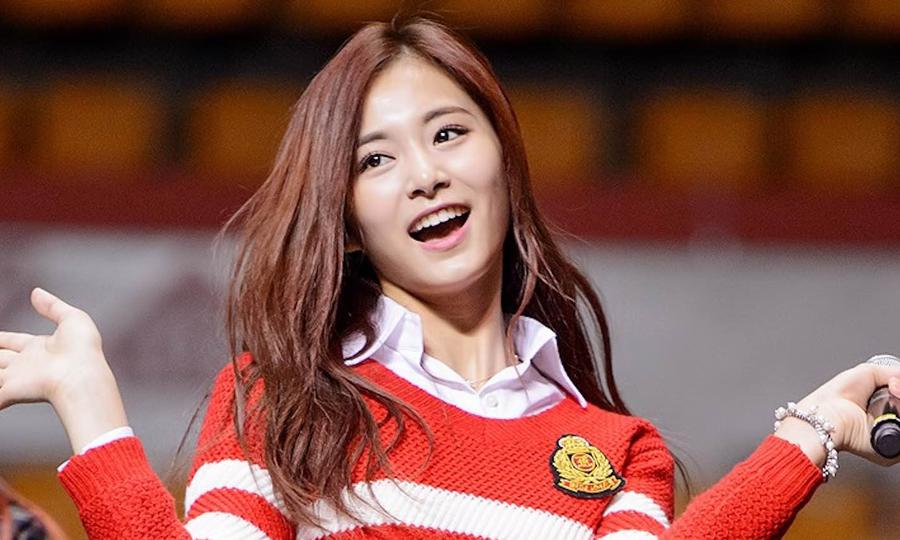
#> input picture resources/image.jpg, 900 x 540 px
$ python image_formatting.py
#> lines starting #> are read from the running program, lines starting #| are printed output that depends on the picture; after the words box and inside, x2 and y2 are one past the last pixel; in counts of white or black regions, pixels touching at a corner belong together
import cv2
import numpy as np

# 5 x 5 arrays of "1"
kernel = np.ones((5, 5), np.uint8)

path = "resources/image.jpg"
img = cv2.imread(path)
#> img is the input picture: shape (540, 900, 3); mean B, G, R 76.9, 85.7, 133
cv2.imshow("Image", img)

# grayscale
imgGray = cv2.cvtColor(img, cv2.COLOR_BGR2GRAY)
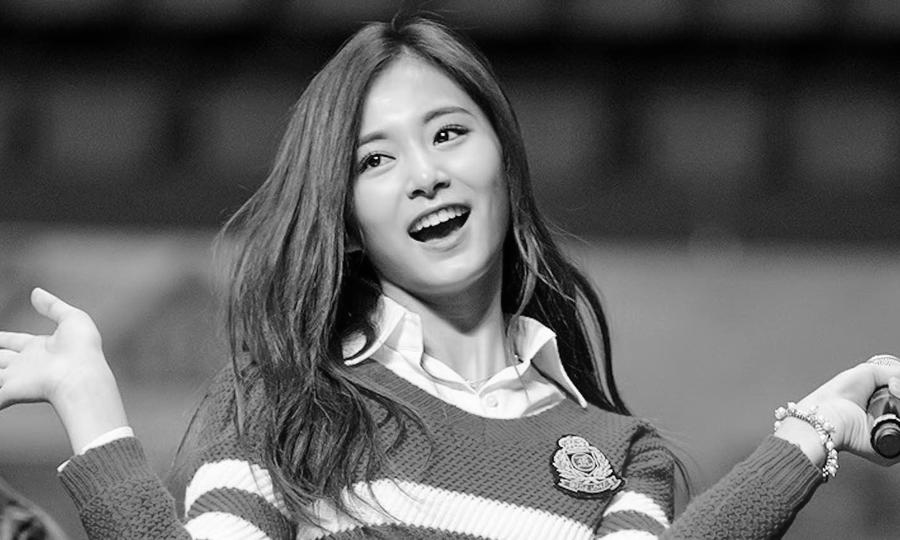
#> imgGray: shape (540, 900); min 0, max 255, mean 98.8
cv2.imshow("ImageGray", imgGray)

# blurred
imgBlur = cv2.GaussianBlur(imgGray, (5, 5), 0)
cv2.imshow("ImageBlur", imgBlur)

# canny (black with white edges)
imgCanny = cv2.Canny(imgBlur, 50, 50)
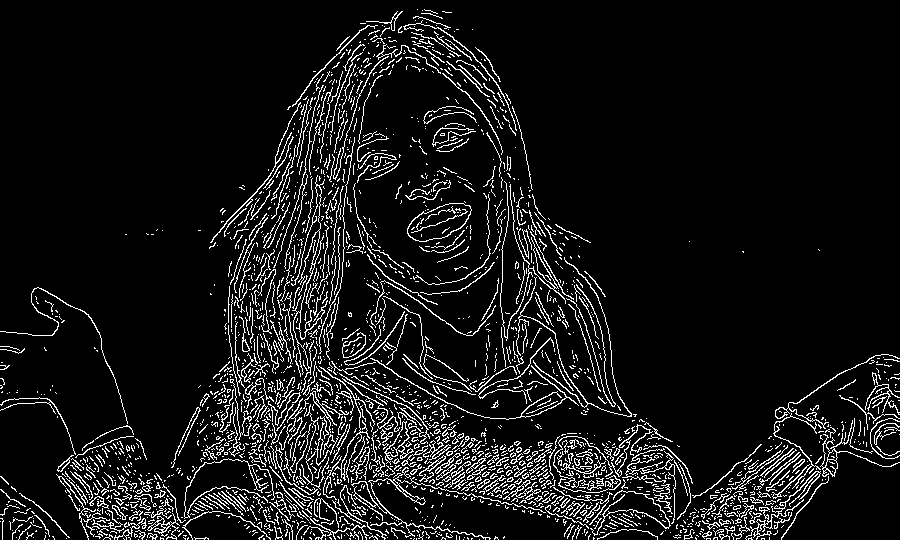
#> imgCanny: shape (540, 900); 8.5% white in thin lines or dots
cv2.imshow("ImageCanny", imgCanny)

# a picture made of squares
imgDilation = cv2.dilate(imgCanny, kernel, iterations=1)
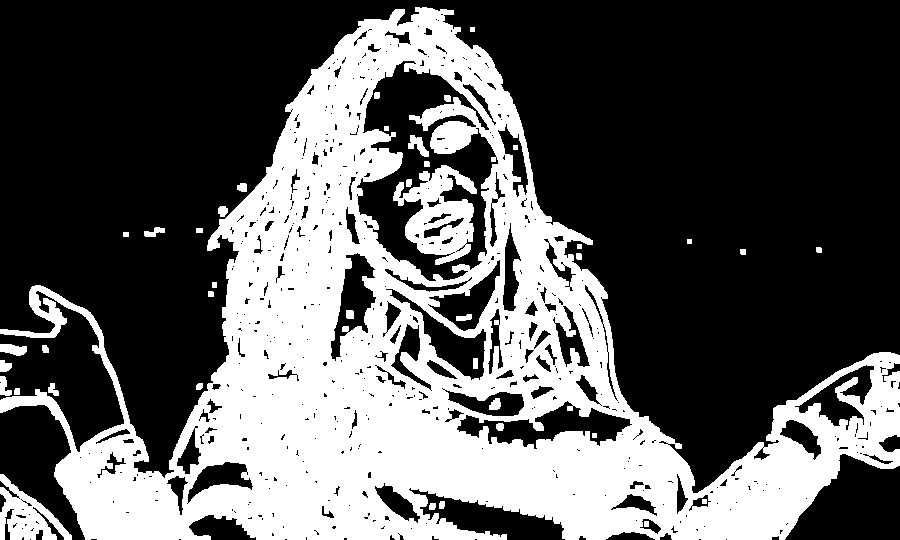
#> imgDilation: shape (540, 900); 35.6% white; 40 white regions, largest, box (x1, y1, x2, y2) and area: (0, 7, 900, 540) 164303, (393, 165, 477, 265) 4368, (0, 474, 72, 540) 2228
cv2.imshow("ImageDilation", imgDilation)

# just look the result :)
imgEroded = cv2.erode(imgDilation, kernel, iterations=1)
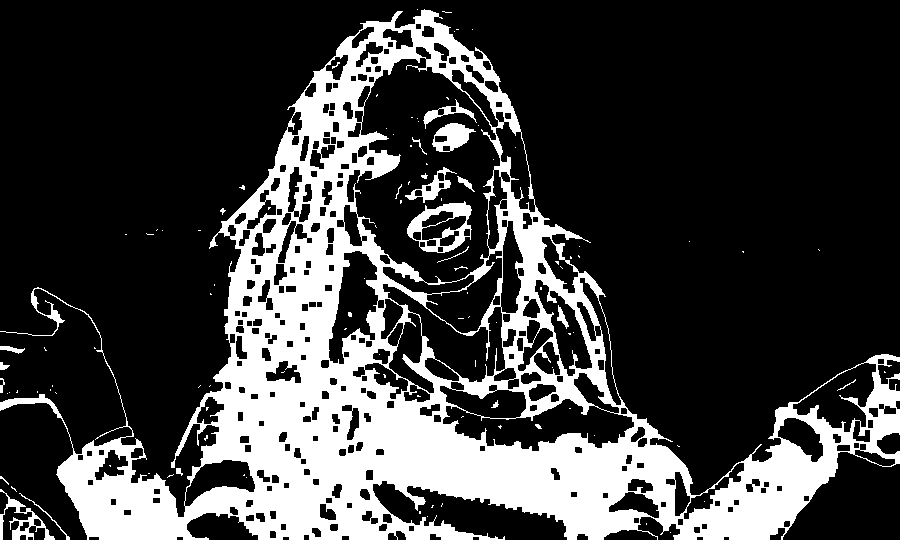
#> imgEroded: shape (540, 900); 24.7% white; 110 white regions (87 under 20 px), largest, box (x1, y1, x2, y2) and area: (0, 9, 900, 540) 115240, (407, 201, 472, 253) 1319, (0, 489, 55, 540) 719
cv2.imshow("ImageEroded", imgEroded)

print(img.shape)
#| (540, 900, 3)
# resizing
width, height = 400, 400
imgResize = cv2.resize(img, (width, height))
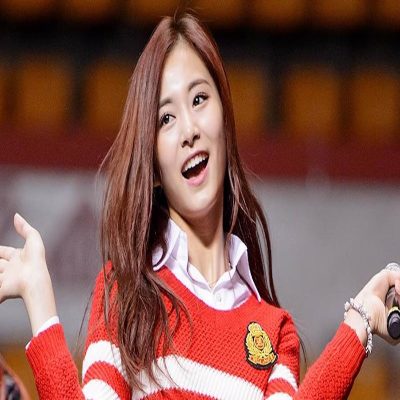
#> imgResize: shape (400, 400, 3); mean B, G, R 76.8, 85.6, 132.9
cv2.imshow("ImgResize", imgResize)

# crop
# img [height, width]
imgCropped = img[0:300, 0:900]
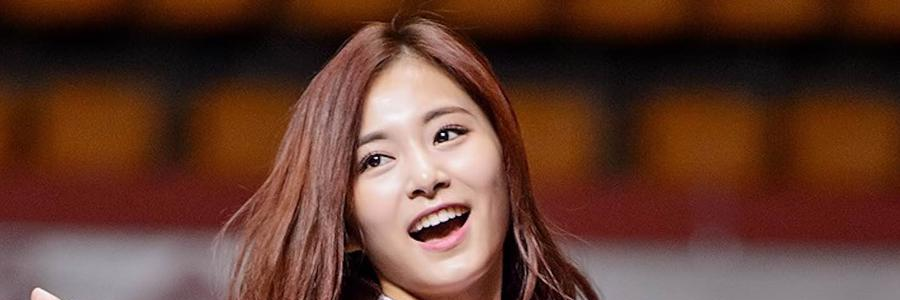
#> imgCropped: shape (300, 900, 3); mean B, G, R 47.2, 60, 98
cv2.imshow("imgCropped", imgCropped)

cv2.waitKey(0)
